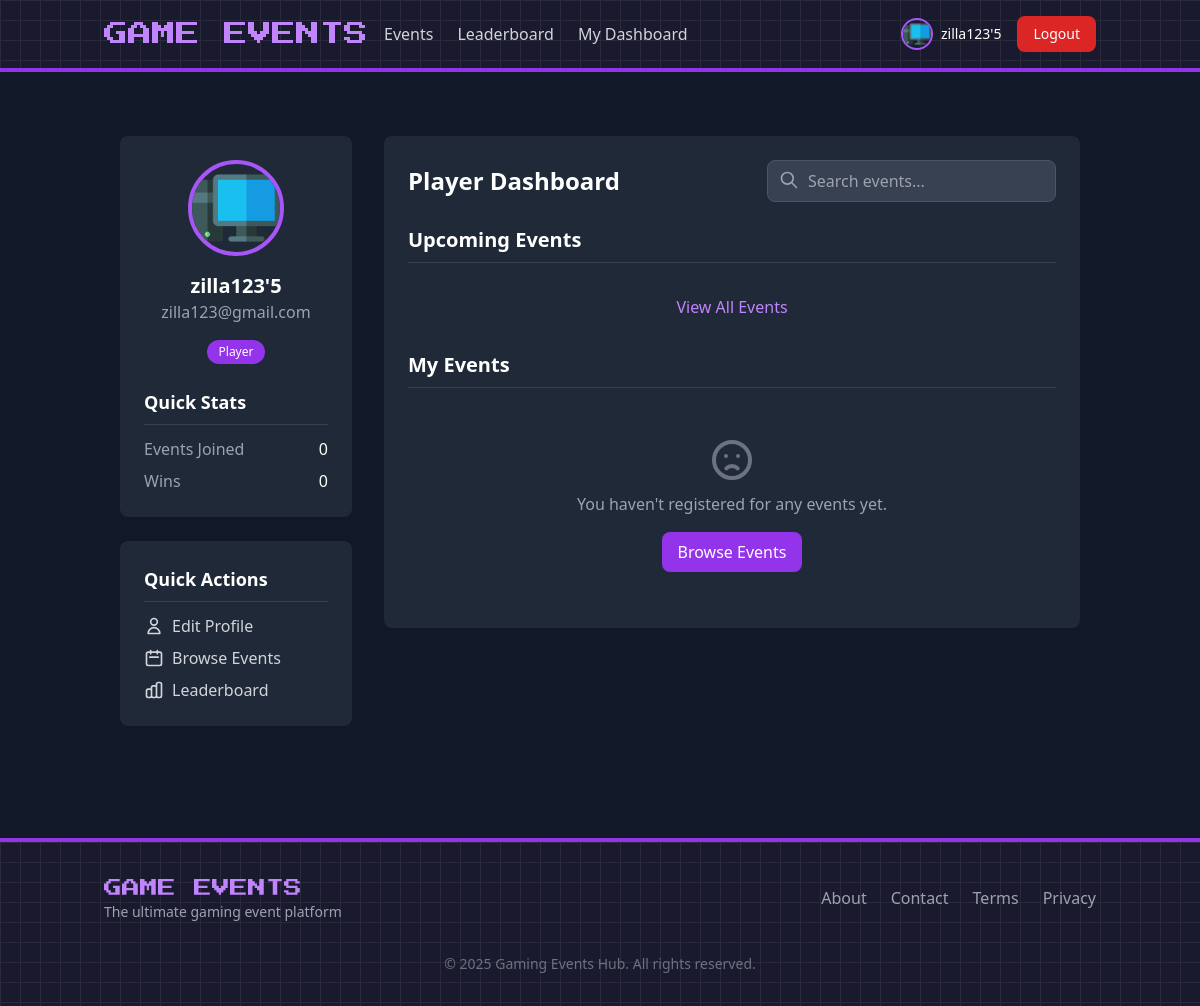
Screenshot of /views/player/dashboard.php (signed in) with the database file from the repository.
### tables this page shows
CREATE TABLE `users` (
  `id` int(11) NOT NULL,
  `username` varchar(50) NOT NULL,
  `email` varchar(100) NOT NULL,
  `password` varchar(255) NOT NULL,
  `role` enum('admin','player','visitor') DEFAULT 'visitor',
  `avatar` varchar(255) DEFAULT 'default.png',
  `created_at` timestamp NOT NULL DEFAULT current_timestamp(),
  `updated_at` timestamp NOT NULL DEFAULT current_timestamp() ON UPDATE current_timestamp()
);

### models/User.php (called while the page is built, shortened)
<?php
require_once __DIR__ . '/../config/database.php';
class User
{
    private $db;
    public function __construct()
    {
        global $pdo;
        $this->db = $pdo;
    }
    public function getUserById($id)
    {
        $query = 'SELECT * FROM users WHERE id = :id';
        $stmt = $this->db->prepare($query);
        $stmt->bindParam(':id', $id);
        $stmt->execute();
        return $stmt->fetch(PDO::FETCH_ASSOC);
    }
}

### models/Event.php (called while the page is built, shortened)
<?php
require_once __DIR__ . '/../config/database.php';
class Event
{
    private $db;
    public function __construct()
    {
        global $pdo;
        $this->db = $pdo;
    }
    public function getUserRegistrations($userId)
    {
        $stmt = $this->db->prepare("
            SELECT r.*, e.title AS event_title, g.name AS game_name ,
                   e.start_date, e.end_date, e.status
            FROM registrations r
            INNER JOIN events e ON r.event_id = e.id
            INNER JOIN games g ON e.game_id = g.id
            WHERE r.user_id = ?
        ");
        $stmt->execute([$userId]);
        return $stmt->fetchAll();
    }
}

### views/player/dashboard.php (the view, shortened to what this page needs)
<?php
$event = new Event();
$registeredEvents = $event->getUserRegistrations($_SESSION['user_id']);
?>
<?php include '../../includes/header.php'; ?>
<div class="container mx-auto px-4 py-8">
    <div class="flex flex-col md:flex-row gap-8">
        <div class="w-full md:w-1/4">
            <div class="bg-gray-800 rounded-lg p-6 mb-6">
                <div class="flex flex-col items-center">
                    <img src="../../assets/images/avatars/<?php echo htmlspecialchars($currentUser['avatar']); ?>"
                         alt="Avatar" class="w-24 h-24 rounded-full border-4 border-purple-500 mb-4">
                    <h3 class="text-xl font-bold"><?php echo htmlspecialchars($currentUser['username']); ?></h3>
                    <p class="text-gray-400 mb-4"><?php echo htmlspecialchars($currentUser['email']); ?></p>
                    <span class="bg-purple-600 text-white px-3 py-1 rounded-full text-xs">Player</span>
                </div>
                <div class="mt-6">
                    <h4 class="text-lg font-semibold mb-3 border-b border-gray-700 pb-2">Quick Stats</h4>
                    <div class="space-y-2">
                        <div class="flex justify-between">
                            <span class="text-gray-400">Events Joined</span>
                            <span class="font-medium"><?php echo count($registeredEvents); ?></span>
                        </div>
                        <div class="flex justify-between">
                            <span class="text-gray-400">Wins</span>
                            <span class="font-medium"><?php
                                $wins = 0;
                                echo $wins;
                            ?></span>
                        </div>
                    </div>
                </div>
            </div>
            <div class="bg-gray-800 rounded-lg p-6">
                <h4 class="text-lg font-semibold mb-3 border-b border-gray-700 pb-2">Quick Actions</h4>
                <ul class="space-y-2">
                    <li><a href="profile.php" class="text-gray-300 hover:text-white transition flex items-center space-x-2">
                        <svg class="w-5 h-5" fill="none" stroke="currentColor" viewBox="0 0 24 24" xmlns="http://www.w3.org/2000/svg">
                            <path stroke-linecap="round" stroke-linejoin="round" stroke-width="2" d="M16 7a4 4 0 11-8 0 4 4 0 018 0zM12 14a7 7 0 00-7 7h14a7 7 0 00-7-7z"></path>
                        </svg>
                        <span>Edit Profile</span>
                    </a></li>
                    <li><a href="events.php" class="text-gray-300 hover:text-white transition flex items-center space-x-2">
                        <svg class="w-5 h-5" fill="none" stroke="currentColor" viewBox="0 0 24 24" xmlns="http://www.w3.org/2000/svg">
                            <path stroke-linecap="round" stroke-linejoin="round" stroke-width="2" d="M8 7V3m8 4V3m-9 8h10M5 21h14a2 2 0 002-2V7a2 2 0 00-2-2H5a2 2 0 00-2 2v12a2 2 0 002 2z"></path>
                        </svg>
                        <span>Browse Events</span>
                    </a></li>
                    <li><a href="leaderboard.php" class="text-gray-300 hover:text-white transition flex items-center space-x-2">
                        <span>Leaderboard</span>
                    </a></li>
                </ul>
            </div>
        </div>
        <div class="w-full md:w-3/4">
            <div class="bg-gray-800 rounded-lg p-6 mb-6">
                <div class="flex justify-between items-center mb-6">
                    <h2 class="text-2xl font-bold">Player Dashboard</h2>
                    <div class="relative">
                        <input type="text" placeholder="Search events..." class="bg-gray-700 border border-gray-600 rounded-lg px-4 py-2 pl-10 focus:outline-none focus:border-purple-500">
                        <svg class="w-5 h-5 text-gray-400 absolute left-3 top-2.5" fill="none" stroke="currentColor" viewBox="0 0 24 24" xmlns="http://www.w3.org/2000/svg">
                            <path stroke-linecap="round" stroke-linejoin="round" stroke-width="2" d="M21 21l-6-6m2-5a7 7 0 11-14 0 7 7 0 0114 0z"></path>
                        </svg>
                    </div>
                </div>
                <div class="mb-8">
                    <h3 class="text-xl font-semibold mb-4 border-b border-gray-700 pb-2">Upcoming Events</h3>
                    <div class="mt-4 text-center">
                        <a href="../events.php" class="text-purple-400 hover:text-purple-300 font-medium transition">View All Events</a>
                    </div>
                </div>
                <div>
                    <h3 class="text-xl font-semibold mb-4 border-b border-gray-700 pb-2">My Events</h3>
                    <?php if (empty($registeredEvents)): ?>
                        <div class="text-center py-8">
                            <svg class="w-12 h-12 mx-auto text-gray-500" fill="none" stroke="currentColor" viewBox="0 0 24 24" xmlns="http://www.w3.org/2000/svg">
                                <path stroke-linecap="round" stroke-linejoin="round" stroke-width="2" d="M9.172 16.172a4 4 0 015.656 0M9 10h.01M15 10h.01M21 12a9 9 0 11-18 0 9 9 0 0118 0z"></path>
                            </svg>
                            <p class="mt-2 text-gray-400">You haven't registered for any events yet.</p>
                            <a href="../events.php" class="mt-4 inline-block bg-purple-600 hover:bg-purple-700 text-white px-4 py-2 rounded-lg transition">Browse Events</a>
                        </div>
                    <?php endif; ?>
                </div>
            </div>
        </div>
    </div>
</div>
<?php include '../../includes/footer.php'; ?>

### includes/header.php (shortened to what this page needs)
<?php
require_once __DIR__ . '/../config/database.php';
require_once __DIR__ . '/../models/User.php';
require_once __DIR__ . '/../models/Event.php';
$user = new User();
$isLoggedIn = isset($_SESSION['user_id']);
$currentUser = null;
if ($isLoggedIn) {
    $currentUser = $user->getUserById($_SESSION['user_id']);
}
?>
<!DOCTYPE html>
<html lang="en">
<head>
    <script src="https://cdn.tailwindcss.com"></script>
</head>
<body class="bg-gray-900 text-white min-h-screen">
    <header class="bg-pixel border-b-4 border-purple-600">
        <div class="container mx-auto px-4 py-4">
            <div class="flex justify-between items-center">
                <div class="flex items-center space-x-4">
                    <a href="<?php echo BASE_URL; ?>" class="font-gaming text-2xl text-purple-400 hover:text-purple-300 transition">GAME EVENTS</a>
                    <nav class="hidden md:flex space-x-6">
                        <a href="<?php echo BASE_URL; ?>views/events.php" class="text-gray-300 hover:text-white transition">Events</a>
                        <a href="<?php echo BASE_URL; ?>views/leaderboard.php" class="text-gray-300 hover:text-white transition">Leaderboard</a>
                        <?php if ($isLoggedIn && $currentUser && $currentUser['role'] === 'player'): ?>
                            <a href="<?php echo BASE_URL; ?>views/player/dashboard.php" class="text-gray-300 hover:text-white transition">My Dashboard</a>
                        <?php endif; ?>
                    </nav>
                </div>
                <div class="flex items-center space-x-4">
                    <?php if ($isLoggedIn && $currentUser): ?>
                        <div class="flex items-center space-x-2">
                            <img src="<?php echo BASE_URL . 'assets/images/avatars/' . htmlspecialchars($currentUser['avatar'] ?? 'default.png'); ?>"
                                 alt="Avatar" class="w-8 h-8 rounded-full border-2 border-purple-500">
                            <span class="text-sm"><?php echo htmlspecialchars($currentUser['username']); ?></span>
                        </div>
                        <a href="<?php echo BASE_URL; ?>views/auth/logout.php" class="bg-red-600 hover:bg-red-700 px-4 py-2 rounded-lg text-sm font-medium transition">Logout</a>
                    <?php endif; ?>
                </div>
            </div>
        </div>
    </header>
    <main class="container mx-auto px-4 py-8">

### includes/header.php (style rules this page uses)
.font-gaming { font-family: 'Press Start 2P', cursive; }
.bg-pixel { background-color: #1a1a2e; background-image: linear-gradient(#2a2a3a 1px, transparent 1px), linear-gradient(90deg, #2a2a3a 1px, transparent 1px); background-size: 20px 20px; }

### rows the page displays
users: avatar (placeholder picture), username "zilla123'5", email "zilla123@gmail.com"

### other values shown
count($registeredEvents) "0"
$wins "0"
